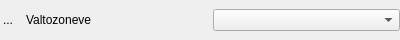
<ui version="4.0" >
 <class>oas_attribute_widget_fcall</class>
 <widget class="QWidget" name="oas_attribute_widget_fcall" >
  <property name="geometry" >
   <rect>
    <x>0</x>
    <y>0</y>
    <width>400</width>
    <height>40</height>
   </rect>
  </property>
  <property name="sizePolicy" >
   <sizepolicy vsizetype="Fixed" hsizetype="Preferred" >
    <horstretch>0</horstretch>
    <verstretch>0</verstretch>
   </sizepolicy>
  </property>
  <property name="minimumSize" >
   <size>
    <width>0</width>
    <height>40</height>
   </size>
  </property>
  <property name="maximumSize" >
   <size>
    <width>16777215</width>
    <height>40</height>
   </size>
  </property>
  <property name="windowTitle" >
   <string>Form</string>
  </property>
  <layout class="QGridLayout" name="gridLayout" >
   <property name="margin" >
    <number>0</number>
   </property>
   <property name="spacing" >
    <number>0</number>
   </property>
   <item row="0" column="0" >
    <layout class="QHBoxLayout" name="oas_widget_main_layout_fcall" >
     <item>
      <widget class="QToolButton" name="oas_widget_led_fcall" >
       <property name="sizePolicy" >
        <sizepolicy vsizetype="Fixed" hsizetype="Fixed" >
         <horstretch>0</horstretch>
         <verstretch>0</verstretch>
        </sizepolicy>
       </property>
       <property name="minimumSize" >
        <size>
         <width>16</width>
         <height>16</height>
        </size>
       </property>
       <property name="maximumSize" >
        <size>
         <width>16</width>
         <height>16</height>
        </size>
       </property>
       <property name="text" >
        <string>...</string>
       </property>
       <property name="icon" >
        <iconset>
         <normaloff>../../../../../../opt/OpenTools/Icons/green-on-32.png</normaloff>../../../../../../opt/OpenTools/Icons/green-on-32.png</iconset>
       </property>
       <property name="autoRaise" >
        <bool>true</bool>
       </property>
      </widget>
     </item>
     <item>
      <spacer name="oas_wiget_spacer_w_fcall" >
       <property name="orientation" >
        <enum>Qt::Horizontal</enum>
       </property>
       <property name="sizeType" >
        <enum>QSizePolicy::Fixed</enum>
       </property>
       <property name="sizeHint" stdset="0" >
        <size>
         <width>10</width>
         <height>5</height>
        </size>
       </property>
      </spacer>
     </item>
     <item>
      <widget class="QLabel" name="oas_name_w_label_fcall" >
       <property name="sizePolicy" >
        <sizepolicy vsizetype="Fixed" hsizetype="Preferred" >
         <horstretch>0</horstretch>
         <verstretch>0</verstretch>
        </sizepolicy>
       </property>
       <property name="text" >
        <string>Valtozoneve</string>
       </property>
      </widget>
     </item>
     <item>
      <widget class="QComboBox" name="oas_attribute_combBoc_fcall" />
     </item>
    </layout>
   </item>
  </layout>
 </widget>
 <resources/>
 <connections/>
</ui>
